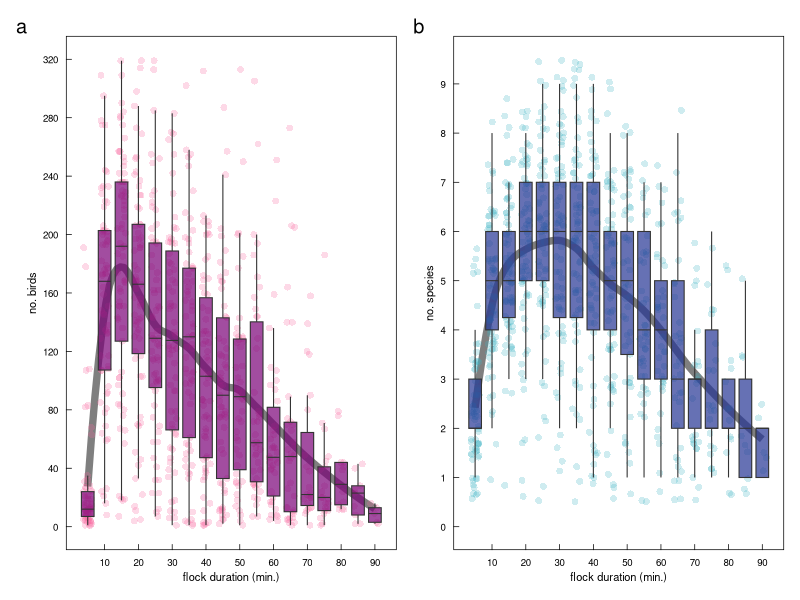

Recreate this plot in R.
#### this script is basic reporting on collpa morning flock size and spp richness
#### should be figure #0 in the manuscript
#### will have photos composited with figures 


library(ggplot2)      # plotting and viz
library(plyr)         # legacy df manipulation
library(dplyr)        # variable grouping and manipulation
library(reshape)      # legacy df manipulation
library(data.table)   # legacy functions on df 
library(tidyr)        # gathering and spreading
library(zoo)          # roll mean
library(ggthemes)     # helpful ggplot themes
library(forcats)
library(scales)
library(RColorBrewer) # pretty colors
library(ggridges)
library(colorspace)
library(patchwork)
library(lubridate)    # formatting times dates


# custom ggplot theme
themeKV <- theme_few()+
  theme(strip.background = element_blank(),
        axis.line = element_blank(),
        axis.text.x = element_text(colour = "black", margin = margin(0.2, unit = "cm")),
        axis.text.y = element_text(colour = "black", margin = margin(c(1, 0.2), unit = "cm")),
        axis.ticks.x = element_line(colour = "black", linewidth=.25), 
        axis.ticks.y = element_line(colour = "black", linewidth=.25),
        axis.ticks.length=unit(-0.15, "cm"), 
        element_line(colour = "black", linewidth=.5),
        panel.border = element_rect(colour = "black", fill=NA, linewidth=.5),
        legend.title=element_blank(),
        strip.text=element_text(hjust=0))

#### read in raw survey data
# setwd("/Users/kylevanhoutan/colpa_flock/")
DF <- read.csv('data/survey_talldb.csv')


#### subset full data set for just time/hour occurrence observation data 
# first remove unnecessary columns 
survey <- subset(DF, select = c(DATE, DAY, MIN_morn, SPECIES, COUNT)) # subset full dataset for only columns of interest
survey1 <- survey %>% 
  filter(!(MIN_morn == 'NA')) %>%  # remove rows with NA values, after the morning flock
  filter(!(COUNT == 0)) %>% # remove rows with 0 birds counted
  filter(!(MIN_morn > 90)) # remove rows >90min, as n=1 birds from 95-130min

# count the no. birds on collpa on each day, at each 5min interval
flock_birds <- survey1 %>% # new DF with only 3 cols: DAY, MIN_morn, and new summation
  group_by(DAY, MIN_morn) %>% 
  summarise(total_birds=sum(COUNT)) # total_birds is the new sum/operator col

# count the species richness on collpa on each day, at each 5min interval
flock_spp <- survey1 %>% # repeating form immediately above
  group_by(DAY, MIN_morn) %>% 
  summarise(spp_rich=n_distinct(SPECIES)) # 'n_distinct' sums unique category/character entries in group

#now make plots with new DFs
# make box plot of birds by monitoring interval
p1 <- ggplot(flock_birds, aes(x=MIN_morn, y=total_birds)) +
  themeKV + theme(axis.text.y = element_text(size = 7), axis.text.x = element_text(size = 7),
                  axis.title.x = element_text(size = 8),axis.title.y = element_text(size = 8),
                  legend.position = "none") + 
  geom_line(stat="smooth", method = "loess", formula = y ~ x, 
            span = 0.4, se = FALSE, linewidth = 2.5, alpha = 0.5) +
  geom_jitter(alpha=0.25, color="#f768a1", shape=16, size=2, width=1.25, height=0) +  
  geom_boxplot(aes(group = MIN_morn),
               outlier.shape = NA, # remove outliers, WE HAVE JITTER
               fatten=1, # NULL = remove median line
               fill = "#7a0177", coef = 1, # whiskers sd =1 
               lwd=0.375, alpha = 0.7) +
    xlab("flock duration (min.)") +
  ylab("no. birds") +
  scale_x_continuous(breaks = seq(10, 100, by = 10), limits = c(3,92)) +
  scale_y_continuous(breaks = seq(0, 350, by = 40), limits = c(0,320))

# make box plot of spp richness by monitoring interval
p2 <- ggplot(flock_spp, aes(x=MIN_morn, y=spp_rich)) +
  themeKV + theme(axis.text.y = element_text(size = 7), axis.text.x = element_text(size = 7),
                  axis.title.x = element_text(size = 8),axis.title.y = element_text(size = 8),
                  legend.position = "none") + 
  geom_line(stat="smooth", method = "loess", formula = y ~ x, 
            span = 0.4, se = FALSE, linewidth = 2.5, alpha = 0.5) +
  geom_jitter(alpha=0.25, color="#41b6c4", shape=16, size=2, width=1.25, height=0.5) +  
  geom_boxplot(aes(group = MIN_morn),
               outlier.shape = NA, # remove outliers, WE HAVE JITTER
               fatten=1, # NULL = remove median line, we're doing LOESS
               fill = "#253494", coef = 1, # whiskers sd =1 
               lwd=0.375, alpha = 0.7) +
  xlab("flock duration (min.)") +
  ylab("no. species") +
  scale_x_continuous(breaks = seq(10, 90, by = 10), limits = c(3,92)) +
  scale_y_continuous(breaks = seq(0, 14, by = 1), limits = c(0,9.5))

# patch them together
layout <- "
AB"
p1 + p2 + 
  plot_layout(design = layout) +
  plot_annotation(tag_levels = 'a') # add panel labels a, b, c... etc


# END  
